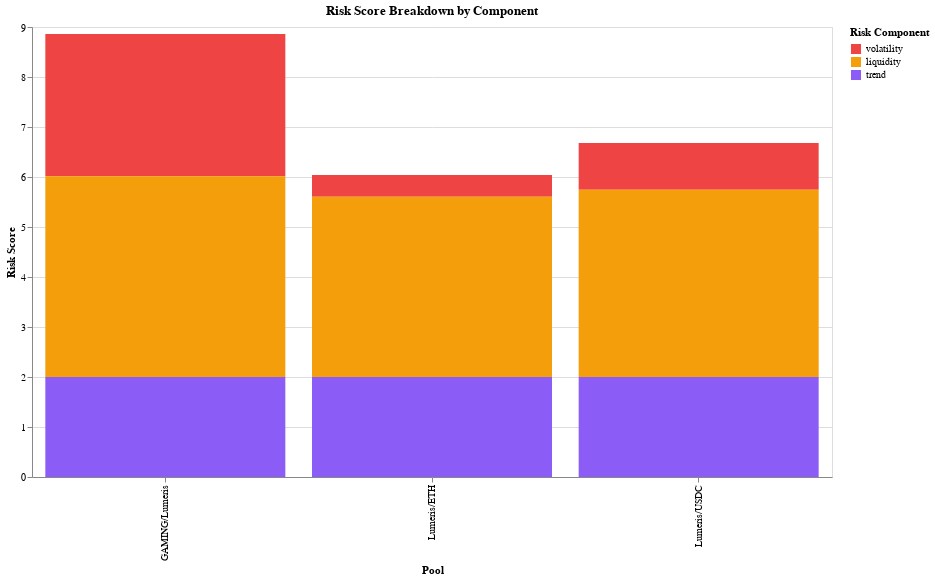

The code cell stored with this chart in its notebook:
### Code cell
# Stacked bar chart of risk components
risk_components = risk_df[['pool', 'volatility', 'liquidity', 'trend']]
risk_melted = risk_components.melt(id_vars=['pool'], var_name='component', value_name='score')

risk_chart = alt.Chart(risk_melted).mark_bar().encode(
    x=alt.X('pool:N', title='Pool'),
    y=alt.Y('score:Q', title='Risk Score'),
    color=alt.Color('component:N',
                   scale=alt.Scale(domain=['volatility', 'liquidity', 'trend'],
                                 range=['#ef4444', '#f59e0b', '#8b5cf6']),
                   legend=alt.Legend(title='Risk Component')),
    tooltip=['pool:N', 'component:N', alt.Tooltip('score:Q', format='.2f')]
).properties(
    width=800,
    height=450,
    title='Risk Score Breakdown by Component'
)

risk_chart

### Figure 1 — Vega-Lite specification as saved in the notebook (floating-point values rounded to 4 significant figures)
{"config": {"view": {"continuousWidth": 300, "continuousHeight": 300}}, "data": {"name": "data-78139d2bb28af42653f78de50d14394e"}, "mark": {"type": "bar"}, "encoding": {"color": {"field": "component", "legend": {"title": "Risk Component"}, "scale": {"domain": ["volatility", "liquidity", "trend"], "range": ["#ef4444", "#f59e0b", "#8b5cf6"]}, "type": "nominal"}, "tooltip": [{"field": "pool", "type": "nominal"}, {"field": "component", "type": "nominal"}, {"field": "score", "format": ".2f", "type": "quantitative"}], "x": {"field": "pool", "title": "Pool", "type": "nominal"}, "y": {"field": "score", "title": "Risk Score", "type": "quantitative"}}, "height": 450, "title": "Risk Score Breakdown by Component", "width": 800, "$schema": "https://vega.github.io/schema/vega-lite/v5.20.1.json", "datasets": {"data-78139d2bb28af42653f78de50d14394e": [{"pool": "Lumeris/ETH", "component": "volatility", "score": 0.4384}, {"pool": "Lumeris/USDC", "component": "volatility", "score": 0.9324}, {"pool": "GAMING/Lumeris", "component": "volatility", "score": 2.845}, {"pool": "Lumeris/ETH", "component": "liquidity", "score": 3.604}, {"pool": "Lumeris/USDC", "component": "liquidity", "score": 3.747}, {"pool": "GAMING/Lumeris", "component": "liquidity", "score": 4.016}, {"pool": "Lumeris/ETH", "component": "trend", "score": 2.0}, {"pool": "Lumeris/USDC", "component": "trend", "score": 2.0}, {"pool": "GAMING/Lumeris", "component": "trend", "score": 2.0}]}}
